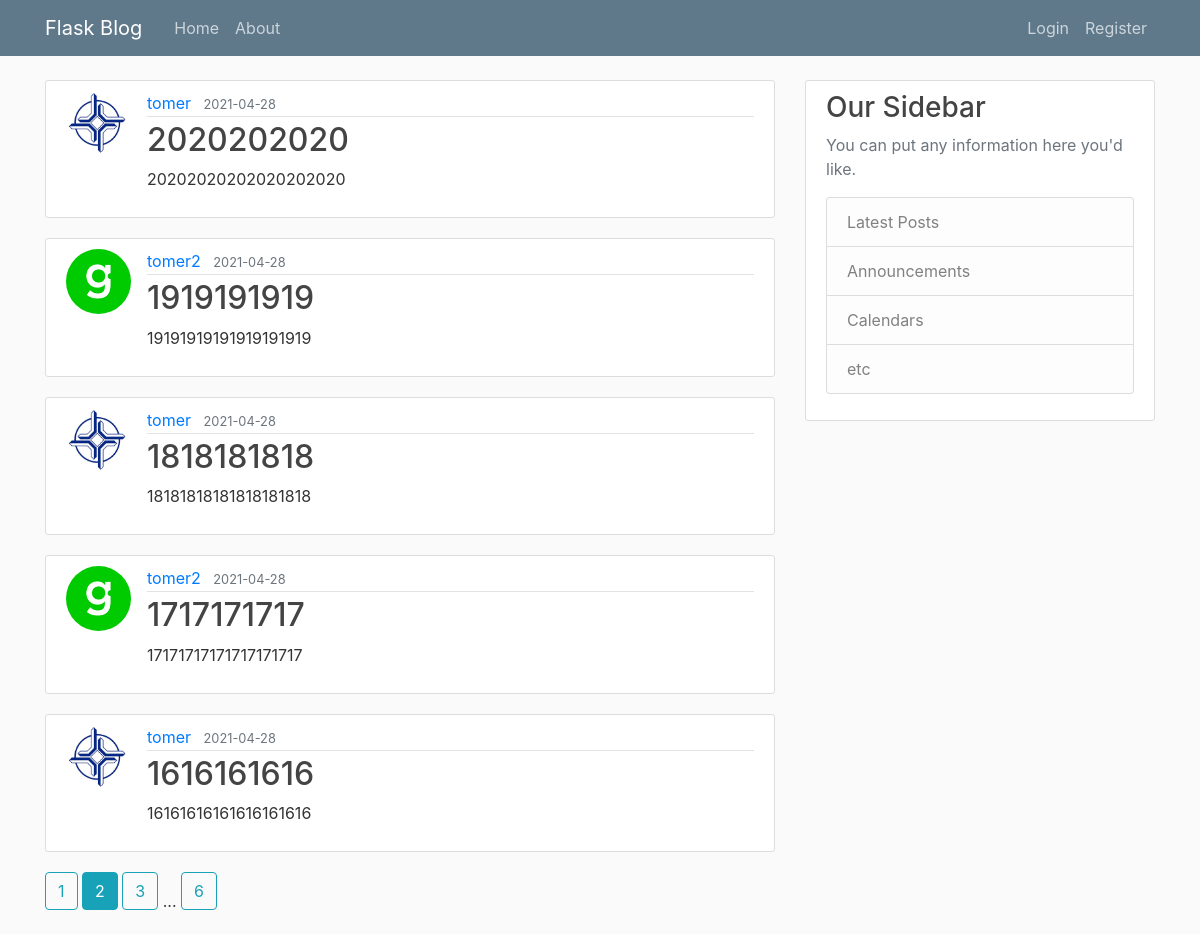
The page /home?page=2 on the database its author committed.
### flaskblog/models.py (models this page shows, shortened)
class Post(db.Model):
    id = db.Column(db.Integer, primary_key=True)
    title = db.Column(db.String(100), nullable=False)
    date_posted = db.Column(db.DateTime, nullable=False, default=datetime.utcnow)
    content = db.Column(db.Text, nullable=False)
    user_id = db.Column(db.Integer, db.ForeignKey('user.id'), nullable=False)

class User(db.Model, UserMixin):
    id = db.Column(db.Integer, primary_key=True)
    username = db.Column(db.String(20), unique=True, nullable=False)
    email = db.Column(db.String(120), unique=True, nullable=False)
    image_file = db.Column(db.String(20), nullable=False, default='default.jpg')
    password = db.Column(db.String(60), nullable=False)
    posts = db.relationship('Post', backref='author', lazy=True)

### flaskblog/main/routes.py (the view)
@main.route("/")
@main.route("/home")
def home():
    page = request.args.get('page', 1, type=int)
    posts = Post.query.order_by(Post.date_posted.desc()).paginate(page=page, per_page=5)
    return render_template('home.html', posts=posts)

### flaskblog/templates/home.html
{% extends "layout.html" %}
{% block content %}
    {% for post in posts.items %}
        <article class="media content-section">
          <img class="rounded-circle article-img" src="{{ url_for('static', filename='profile_pics/' + post.author.image_file) }}">
          <div class="media-body">
            <div class="article-metadata">
              <a class="mr-2" href="{{ url_for('posts.user_posts', username=post.author.username) }}">{{ post.author.username }}</a>
              <small class="text-muted">{{ post.date_posted.strftime('%Y-%m-%d') }}</small>
            </div>
            <h2><a class="article-title" href="{{ url_for('posts.post', post_id=post.id) }}">{{ post.title }}</a></h2>
            <p class="article-content">{{ post.content }}</p>
          </div>
        </article>
    {% endfor %}
    {% for page_num in posts.iter_pages(left_edge=1, right_edge=1, left_current=1, right_current=2) %}
      {% if page_num %}
        {% if posts.page == page_num %}
          <a class="btn btn-info mb-4" href="{{ url_for('main.home', page=page_num) }}">{{ page_num }}</a>
        {% else %}
          <a class="btn btn-outline-info mb-4" href="{{ url_for('main.home', page=page_num) }}">{{ page_num }}</a>
        {% endif %}
      {% else %}
        ...
      {% endif %}
    {% endfor %}
{% endblock content %}

### flaskblog/templates/layout.html (shortened to what this page needs)
<!DOCTYPE html>
<html>
<head>
    <link rel="stylesheet" href="https://maxcdn.bootstrapcdn.com/bootstrap/4.0.0/css/bootstrap.min.css">
    <link rel="stylesheet" type="text/css" href="{{ url_for('static', filename='main.css') }}">
</head>
<body>
    <header class="site-header">
      <nav class="navbar navbar-expand-md navbar-dark bg-steel fixed-top">
        <div class="container">
          <a class="navbar-brand mr-4" href="/">Flask Blog</a>
          <div class="collapse navbar-collapse" id="navbarToggle">
            <div class="navbar-nav mr-auto">
              <a class="nav-item nav-link" href="{{ url_for('main.home') }}">Home</a>
              <a class="nav-item nav-link" href="{{ url_for('main.about') }}">About</a>
            </div>
            <div class="navbar-nav">
              {% if current_user.is_authenticated %}
                <a class="nav-item nav-link" href="{{ url_for('posts.new_post') }}">New Post</a>
                <a class="nav-item nav-link" href="{{ url_for('users.account') }}">Account</a>
                <a class="nav-item nav-link" href="{{ url_for('users.logout') }}">Logout</a>
              {% else %}
                <a class="nav-item nav-link" href="{{ url_for('users.login') }}">Login</a>
                <a class="nav-item nav-link" href="{{ url_for('users.register') }}">Register</a>
              {% endif %}
            </div>
          </div>
        </div>
      </nav>
    </header>
    <main role="main" class="container">
      <div class="row">
        <div class="col-md-8">
          {% block content %}{% endblock %}
        </div>
        <div class="col-md-4">
          <div class="content-section">
            <h3>Our Sidebar</h3>
            <p class='text-muted'>You can put any information here you'd like.
              <ul class="list-group">
                <li class="list-group-item list-group-item-light">Latest Posts</li>
                <li class="list-group-item list-group-item-light">Announcements</li>
                <li class="list-group-item list-group-item-light">Calendars</li>
                <li class="list-group-item list-group-item-light">etc</li>
              </ul>
            </p>
          </div>
        </div>
      </div>
    </main>
</body>
</html>

### flaskblog/static/main.css (style rules this page uses)
body { background: #fafafa; color: #333333; margin-top: 5rem; }
h1, h2, h3, h4, h5, h6 { color: #444444; }
.bg-steel { background-color: #5f788a; }
.site-header .navbar-nav .nav-link { color: #cbd5db; }
.content-section { background: #ffffff; padding: 10px 20px; border: 1px solid #dddddd; border-radius: 3px; margin-bottom: 20px; }
.article-title { color: #444444; }
.article-content { white-space: pre-line; }
.article-img { height: 65px; width: 65px; margin-right: 16px; }
.article-metadata { padding-bottom: 1px; margin-bottom: 4px; border-bottom: 1px solid #e3e3e3 }

### rows shown on the page
Post: image_file (placeholder picture), author.username "tomer", date_posted "2021-04-28", title "2020202020", content "20202020202020202020"
Post: image_file (picture), author.username "tomer2", date_posted "2021-04-28", title "1919191919", content "19191919191919191919"
Post: image_file (placeholder picture), author.username "tomer", date_posted "2021-04-28", title "1818181818", content "18181818181818181818"
Post: image_file (picture), author.username "tomer2", date_posted "2021-04-28", title "1717171717", content "17171717171717171717"
Post: image_file (placeholder picture), author.username "tomer", date_posted "2021-04-28", title "1616161616", content "16161616161616161616"

### other values the page prints
{{ page_num }} "1" "3" "6"
{{ page_num }} "2"
